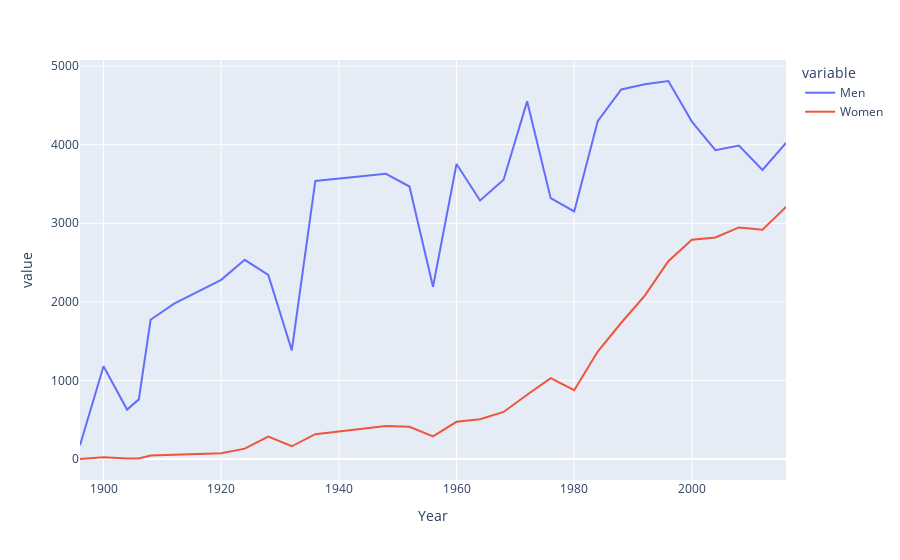

The notebook cell this image was saved under:
### Code cell
fig=px.line(final,x='Year',y=['Men','Women'])
fig.show()

### Figure 1 — Plotly figure (JSON) as saved in the notebook; plotly's stock layout.template omitted (floating-point values rounded to 4 significant figures)
{"data": [{"hovertemplate": "variable=Men<br>Year=%{x}<br>value=%{y}<extra></extra>", "legendgroup": "Men", "line": {"color": "#636efa", "dash": "solid"}, "marker": {"symbol": "circle"}, "mode": "lines", "name": "Men", "orientation": "v", "showlegend": true, "type": "scatter", "x": [1896, 1900, 1904, 1906, 1908, 1912, 1920, 1924, 1928, 1932, 1936, 1948, 1952, 1956, 1960, 1964, 1968, 1972, 1976, 1980, 1984, 1988, 1992, 1996, 2000, 2004, 2008, 2012, 2016], "xaxis": "x", "y": [174, 1181, 629, 759, 1772, 1978, 2280, 2535, 2342, 1382, 3539, 3629, 3468, 2193, 3755, 3290, 3555, 4552, 3320, 3151, 4299, 4704, 4769, 4811, 4294, 3931, 3990, 3679, 4022], "yaxis": "y"}, {"hovertemplate": "variable=Women<br>Year=%{x}<br>value=%{y}<extra></extra>", "legendgroup": "Women", "line": {"color": "#EF553B", "dash": "solid"}, "marker": {"symbol": "circle"}, "mode": "lines", "name": "Women", "orientation": "v", "showlegend": true, "type": "scatter", "x": [1896, 1900, 1904, 1906, 1908, 1912, 1920, 1924, 1928, 1932, 1936, 1948, 1952, 1956, 1960, 1964, 1968, 1972, 1976, 1980, 1984, 1988, 1992, 1996, 2000, 2004, 2008, 2012, 2016], "xaxis": "x", "y": [0, 23, 6, 6, 44, 53, 73, 132, 285, 162, 316, 420, 409, 288, 473, 507, 599, 818, 1028, 875, 1368, 1734, 2080, 2518, 2790, 2820, 2947, 2919, 3209], "yaxis": "y"}], "layout": {"legend": {"title": {"text": "variable"}, "tracegroupgap": 0}, "margin": {"t": 60}, "xaxis": {"anchor": "y", "domain": [0, 1], "title": {"text": "Year"}}, "yaxis": {"anchor": "x", "domain": [0, 1], "title": {"text": "value"}}}}
